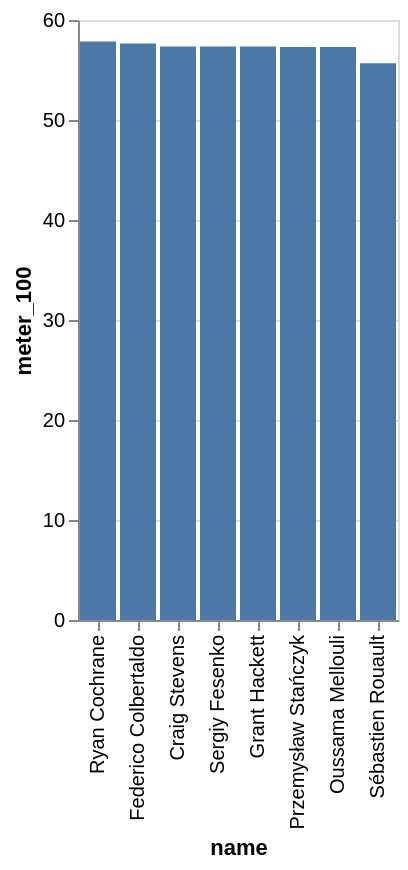

Vega-Lite specification stored for this chart:
### Vega-Lite specification from a JSON file in a GitHub repository (floating-point values rounded to 4 significant figures)
{"data": {"values": [{"x_data": "Ryan Cochrane", "y_data": 57.84}, {"x_data": "Federico Colbertaldo", "y_data": 57.66}, {"x_data": "Craig Stevens", "y_data": 57.35}, {"x_data": "Sergiy Fesenko", "y_data": 57.34}, {"x_data": "Grant Hackett", "y_data": 57.34}, {"x_data": "Przemysław Stańczyk", "y_data": 57.31}, {"x_data": "Oussama Mellouli", "y_data": 57.31}, {"x_data": "Sébastien Rouault", "y_data": 55.67}]}, "mark": "bar", "encoding": {"x": {"field": "x_data", "type": "nominal", "title": "name", "sort": {"op": "sum", "field": "y_data", "order": "descending"}}, "y": {"field": "y_data", "type": "quantitative", "title": "meter_100"}}}
